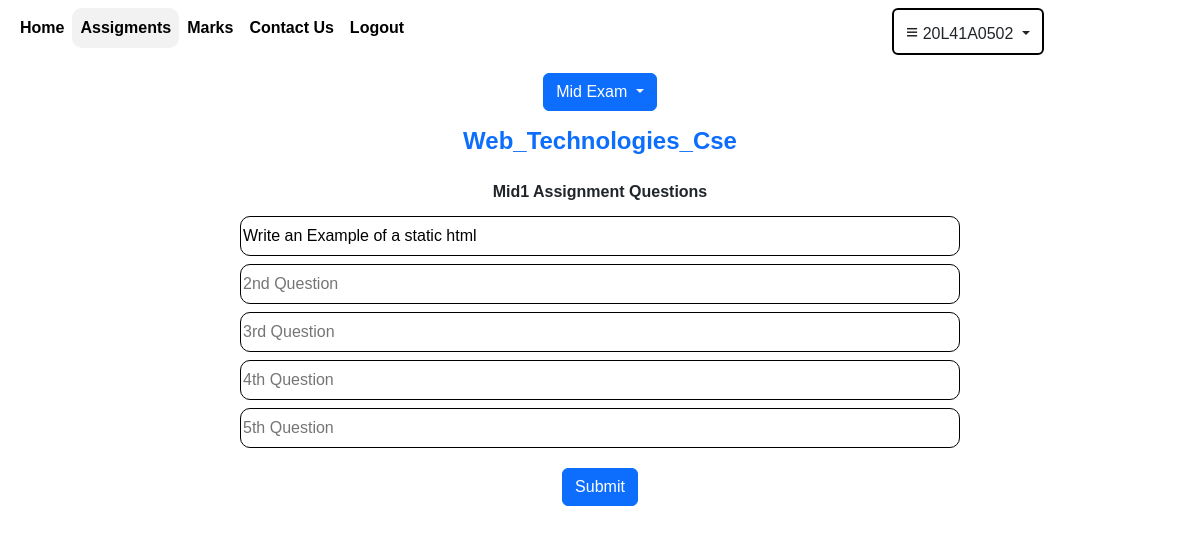
Screenshot of /mid1 (signed in) with the database file from the repository.
### user/models.py (models this page shows, shortened)
class LoginDetails(models.Model):
    username=models.CharField(max_length=20,primary_key=True)
    password=models.CharField(max_length=20)
    name=models.CharField(max_length=100)
    usertype=models.CharField(max_length=30,default="usertype")
    dept=models.CharField(max_length=30,default="department")

class Assignments(models.Model):
    sub=models.CharField(max_length=30,default="",primary_key=True)
    mid=models.CharField(max_length=200,default="mid")
    q1=models.CharField(max_length=200,default="",blank=True)
    q2=models.CharField(max_length=200,default="",blank=True)
    q3=models.CharField(max_length=200,default="",blank=True)
    q4=models.CharField(max_length=200,default="",blank=True)
    q5=models.CharField(max_length=200,default="",blank=True)
    q6=models.CharField(max_length=200,default="",blank=True)
    q7=models.CharField(max_length=200,default="",blank=True)
    q8=models.CharField(max_length=200,default="",blank=True)
    q9=models.CharField(max_length=200,default="",blank=True)
    q10=models.CharField(max_length=200,default="",blank=True)

### user/views.py (the view, shortened to what this page needs)
# urls.py: path('mid1',views.mid1),
def mid1(request):
    uname=request.session.get('uname')
    fac=LoginDetails.objects.get(username=uname)
    sub=fac.dept
    try:
        ans=Assignments.objects.get(sub=sub)
        ans.mid="Mid1"
    except:
        ans=Assignments.objects.create(sub=sub,mid="Mid1")
    ans.save()
    return render(request,'mid1.html',{'fac':fac,'ans':ans,'flag':-1})

### user/templates/mid1.html (shortened to what this page needs)
{% extends 'assignments.html' %}
{% block d %}
<center>
<div class="mt-3 h4 mb-0" style="width:50vw;color:#0d6efd;">
       <b>{{fac.dept}}</b>
</div>
</center>
<br>
<form action='/mid1' method='post'>
<center>
  <label for="exampleFormControlTextarea1" class="form-label"><strong>{{ans.mid}} Assignment Questions</strong></label><br>
  <div class="mb-3 outer">
    <input type="textfield" class="my-1 input" style="border:1px solid black;height:40px;border-radius:10px;" name="q1" placeholder="1st Question" value="{{ans.q1}}"><br>
    <input type="textfield" class="my-1 input" style="border:1px solid black;height:40px;border-radius:10px;" name="q2" placeholder="2nd Question" value="{{ans.q2}}"><br>
    <input type="textfield" class="my-1 input" style="border:1px solid black;height:40px;border-radius:10px;" name="q3" placeholder="3rd Question" value="{{ans.q3}}"><br>
    <input type="textfield" class="my-1 input" style="border:1px solid black;height:40px;border-radius:10px;" name="q4" placeholder="4th Question" value="{{ans.q4}}"><br>
    <input type="textfield" class="my-1 input" style="border:1px solid black;height:40px;border-radius:10px;" name="q5" placeholder="5th Question" value="{{ans.q5}}">
</div>
  <input type="submit" class="btn btn-primary">
</center>
</form>
{% endblock %}

### user/templates/base2.html (shortened to what this page needs)
<html>
<head>
    <link href="https://cdn.jsdelivr.net/npm/bootstrap@5.3.0-alpha1/dist/css/bootstrap.min.css" rel="stylesheet">
</head>
<body class="" style="background-color:#fff">
    <nav class="navbar navi navbar-expand-lg sticky-top" style="background-color:#fff;">
        <div class="container-fluid">
          <div class="collapse navbar-collapse" id="navbarNav">
            <center>
            <ul class="navbar-nav">
              <li class="nav-item">
                <a class="nav-link" href="/faculty" id="home" style="color:black;border:0px;"><strong>Home</strong></a>
              </li>
              <li class="nav-item">
                <a class="nav-link" href="/assignments" id="assignment" style="color:black;border:0px;"><strong>Assigments</strong></a>
              </li>
              <li class="nav-item">
                <a class="nav-link" href="/marks" id="marks" style="color:black;border:0px;"><strong>Marks</strong></a>
              </li>
              <li class="nav-item">
                <a class="nav-link" href="/contact_students" id="contactus" style="color:black;border:0px;"><strong>Contact Us</strong></a>
              </li>
              <li class="nav-item">
                <a class="nav-link" href="/logoutf" id="logout" style="color:black;border:0px;"><strong>Logout</strong></a>
              </li>
              <li class="nav-item dropdown" id="log"style="position:relative;left:40vw;">
                <button class="btn dropdown-toggle" data-bs-toggle="dropdown" style="border:2px solid black;"aria-expanded="false">
                 <p style="font-size:130%;display:inline;">&equiv;</p> {{fac.username}}
                </button>
              </li>
            </ul>
          </center>
          </div>
        </div>
      </nav>
      {% block content %}
      {% endblock %}
    </body>
</html>

### rows the page displays
LoginDetails: username "20L41A0502", dept "Web_Technologies_Cse"
Assignments: mid "Mid1", q1 "Write an Example of a static html"
